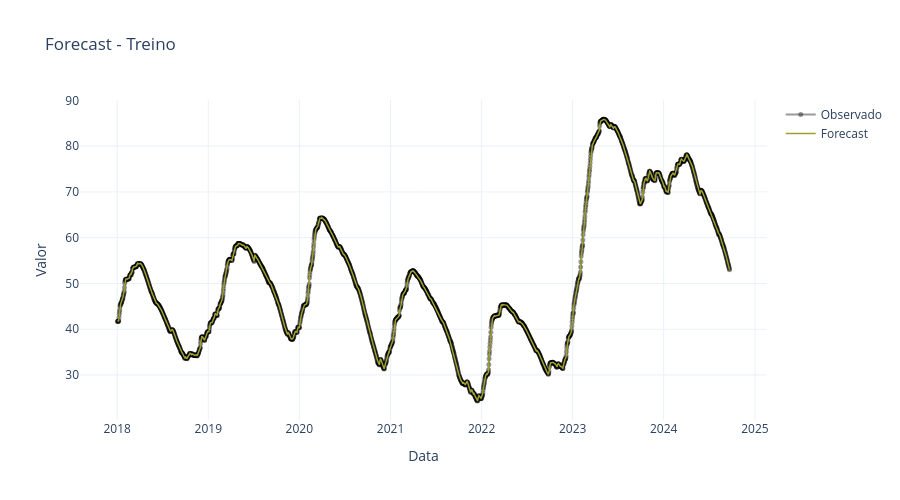
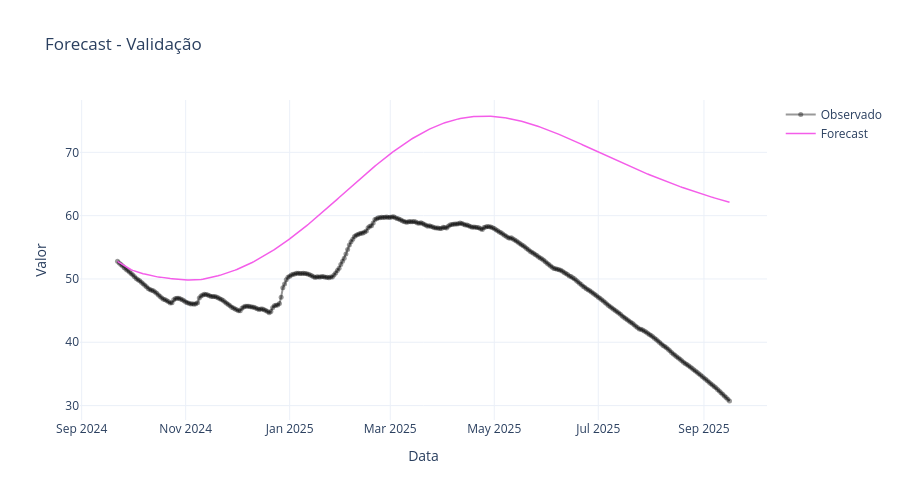

The code cell stored with these charts, in order, in its notebook:
### Markdown cell above
## Modelagem para volume desacoplando o modelo da recursão

### Code cell
model = ModeloPrevisaoVolume(LinearRegression(fit_intercept=False))

model.fit_vazao_natural(X_vn_train_rec, y_vn_train_rec)
model.fit_vazao_jusante(X_vj_train_rec, y_vj_train_rec)
model.calculate_lags(X_vn_valid_rec)
model.fit(X_vol_train_rec, y_vol_train_rec)

X_vn_train_rec_drop = X_vn_train_rec.drop(pd.Timestamp("2018-01-01"))
y_fit = model.predict(X_vn_train_rec_drop)
y_pred = model.predict(X_vn_valid_rec)

metric = calculate_metrics(
  y_vol_rec.loc[y_fit.index],
  y_vol_rec.loc[y_pred.index],
  y_fit.squeeze(),
  y_pred.squeeze()
)
display(metric)

fig1 = plot_plotly(
  y_vol_rec.loc[y_fit.index],
  y_fit,
  title="Forecast - Treino",
  showlegend=True
)

fig2 = plot_plotly(
  y_vol_rec.loc[y_pred.index],
  y_pred,
  title="Forecast - Validação",
  showlegend=True
)

### Figure 1 — Plotly figure (JSON) as saved in the notebook; plotly's stock layout.template omitted (floating-point values rounded to 4 significant figures; data arrays with more than 128 entries replaced by an {"elided": "..."} marker saying what was removed)
{"data": [{"line": {"color": "rgba(0, 0, 0, 0.4)", "width": 2}, "marker": {"size": 5}, "mode": "markers+lines", "name": "Observado", "type": "scatter", "x": {"elided": "2455 str values"}, "y": {"elided": "2455 float values"}}, {"line": {"color": "rgb(158, 161, 49)", "width": 1.5}, "mode": "lines", "name": "Forecast", "type": "scatter", "x": {"elided": "2455 str values"}, "y": {"elided": "2455 float values"}}], "layout": {"height": 500, "hovermode": false, "showlegend": true, "title": {"text": "Forecast - Treino"}, "xaxis": {"title": {"text": "Data"}}, "yaxis": {"title": {"text": "Valor"}}}}

### Figure 2 — Plotly figure (JSON) as saved in the notebook; plotly's stock layout.template omitted (floating-point values rounded to 4 significant figures; data arrays with more than 128 entries replaced by an {"elided": "..."} marker saying what was removed)
{"data": [{"line": {"color": "rgba(0, 0, 0, 0.4)", "width": 2}, "marker": {"size": 5}, "mode": "markers+lines", "name": "Observado", "type": "scatter", "x": {"elided": "360 str values"}, "y": {"elided": "360 float values"}}, {"line": {"color": "rgb(244, 93, 233)", "width": 1.5}, "mode": "lines", "name": "Forecast", "type": "scatter", "x": {"elided": "360 str values"}, "y": {"elided": "360 float values"}}], "layout": {"height": 500, "hovermode": false, "showlegend": true, "title": {"text": "Forecast - Validação"}, "xaxis": {"title": {"text": "Data"}}, "yaxis": {"title": {"text": "Valor"}}}}
